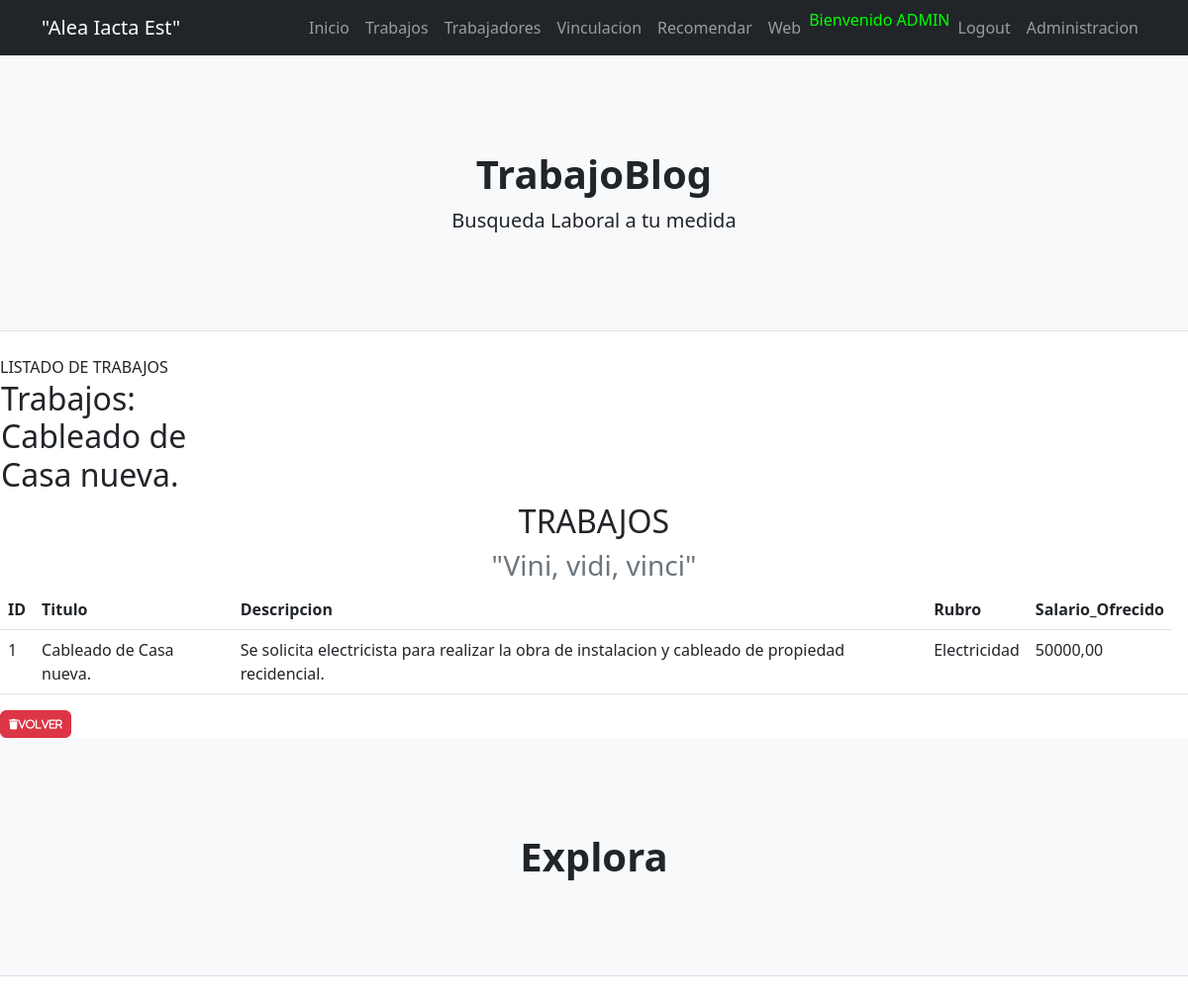
The app's page /aplicacionBlog/detail_trabajo/1/ (signed in) with its own data.
### aplicacionBlog/models.py (models this page shows)
class Trabajo(models.Model):
    titulo = models.CharField(max_length=100)
    descripcion = models.TextField()
    rubro = models.CharField(max_length=50, choices=RUBRO_CHOICES)
    salario_ofrecido = models.DecimalField(max_digits=10, decimal_places=2)
    def __str__(self):
        return self.titulo

### aplicacionBlog/views.py (the view)
# urls.py: path('detail_trabajo/<int:pk>/', TrabajoDetail.as_view(), name="detail_trabajos"),
class TrabajoDetail(LoginRequiredMixin, DetailView):
    model = Trabajo

### aplicacionBlog/templates/aplicacionBlog/trabajo_detail.html (shortened to what this page needs)
{% extends 'aplicacionBlog/base.html' %}
{% load static %}
{% block cabecera %}
    <div class="masthead-heading text-uppercase">Listado de trabajos</div>
{% endblock cabecera %}
{% block contenido %}
<table>
    <tr>
        <td width="200"><h2>Trabajos: {{ object}}</h2></td>
    </tr>
</table>
    <section class="page-section" id="services">
        <div class="container">
            <div class="text-center">
                <h2 class="section-heading text-uppercase">Trabajos</h2>
                <h3 class="section-subheading text-muted">"Vini, vidi, vinci"</h3>
            </div>
        </div>
    </section>
    <table class="table">
        <thead>
            <tr>
                <th>ID</th>
                <th>Titulo</th>
                <th>Descripcion</th>
                <th>Rubro</th>
                <th>Salario_Ofrecido</th>
            </tr>
        </thead>
        <tbody>
                <tr>
                    <td>{{ object.id }}</td>
                    <td>{{ object.titulo }}</td>
                    <td>{{ object.descripcion }}</td>
                    <td>{{ object.get_rubro_display }}</td>
                    <td>{{ object.salario_ofrecido }}</td>
                    <td>
                </tr>
        </tbody>
    </table>
    <a
    href="{% url 'trabajo' %}"
    class="btn btn-danger"
    style="--bs-btn-padding-y: .25rem; --bs-btn-padding-x: .5rem; --bs-btn-font-size: .75rem;"
    ><i class= "fa fa-trash fa-sm" title="List Back">Volver</i>
    </a>
{% endblock contenido %}

### aplicacionBlog/templates/aplicacionBlog/base.html (shortened to what this page needs)
<!DOCTYPE html>
<html lang="es">
    <head>
        {% load static %}
        <link href="{% static 'aplicacionBlog/css/styles.css' %}" rel="stylesheet" />
    </head>
    <body>
        <nav class="navbar navbar-expand-lg navbar-dark bg-dark">
            <div class="container">
                <a class="navbar-brand">"Alea Iacta Est"</a>
            {% if user.is_authenticated %}
                <div class="collapse navbar-collapse" id="navbarSupportedContent">
                    <ul class="navbar-nav ms-auto mb-2 mb-lg-0">
                        <li class="nav-item"><a class="nav-link" href="{% url 'home' %}">Inicio</a></li>
                        <li class="nav-item"><a class="nav-link" href="{% url 'trabajo' %}">Trabajos</a></li>
                        <li class="nav-item"><a class="nav-link" href="{% url 'trabajador' %}">Trabajadores</a></li>
                        <li class="nav-item"><a class="nav-link" href="{% url 'vinculaciones' %}">Vinculacion</a></li>
                        <li class="nav-item"><a class="nav-link" href="{% url 'recomendaciones' %}">Recomendar</a></li>
                        <li class="nav-item"><a class="nav-link" href="{% url 'inicio' %}">Web</a></li>
                        <p style="color:#00FF00">Bienvenido {{ user.username|upper}}</p>
                        <li class="nav-item"><a class="nav-link" href="{% url 'logout' %}">Logout</a></li>
                        <li class="nav-item"><a class="nav-link" href="{% url 'admin:index' %}">Administracion</a></li>
                    </ul>
                </div>
            {% else %}
                        <a class="btn btn-success" href="{% url 'register' %}">Registro</a></li>
                        <a class="btn btn-info" href="{% url 'login' %}">Login</a></li>
            {% endif %}
            </div>
        </nav>
        <header class="py-5 bg-light border-bottom mb-4">
            <div class="container">
                <div class="text-center my-5">
                    <h1 class="fw-bolder">TrabajoBlog</h1>
                    <p class="lead mb-0">Busqueda Laboral a tu medida</p>
                </div>
            </div>
        </header>
        {% block cabecera %}
        {% endblock cabecera %}
        {% block contenido %}
        {% endblock contenido %}
        <link rel="stylesheet" href="http://cdnjs.cloudflare.com/ajax/libs/font-awesome/6.4.0/css/all.min.css"/>
        <button class="navbar-toggler" type="button" data-bs-toggle="collapse" data-bs-target="#navbarSupportedContent" aria-controls="navbarSupportedContent" aria-expanded="false" aria-label="Toggle navigation"><span class="navbar-toggler-icon"></span></button>
        <header class="py-5 bg-light border-bottom mb-4">
            <div class="container">
                <div class="text-center my-5">
                    <h1 class="fw-bolder">Explora</h1>
                </div>
            </div>
        </header>
    </body>
</html>

### records on screen
Trabajo: titulo "Cableado de Casa nueva.", id "1", descripcion "Se solicita electricista para realizar la obra de instalacion y cableado de propiedad recidencial.", rubro "Electricidad", salario_ofrecido "50000,00"

### other values on screen
{{ user.username|upper }} "ADMIN"
